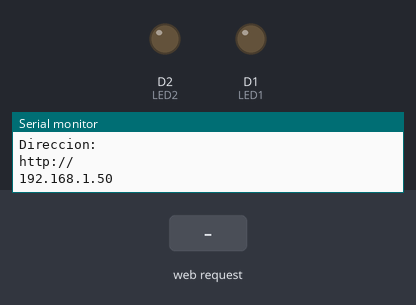
Bench run of a sketch on a simulated ESP8266 (NodeMCU). Shown: output pins drawn as LEDs (lit = HIGH), the last lines printed to the serial monitor. Inputs (shaded band) come from the test bench. WiFi joins after 1.5 s; servers stay silent unless stated.

Above: at 2.7 s.
2.8 s: HTTP request GET /LED1=ON received
At 3.5 s:
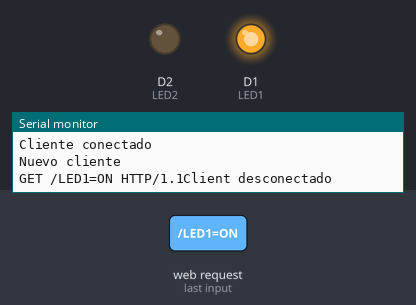
4.3 s: HTTP request GET /LED2=ON received
At 4.6 s:
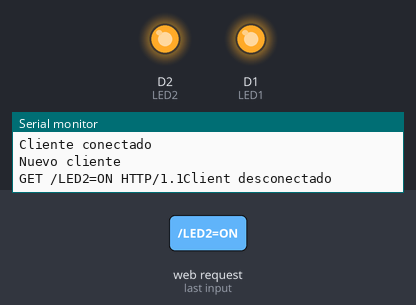
5.8 s: HTTP request GET /LED1=OFF received
At 7.0 s:
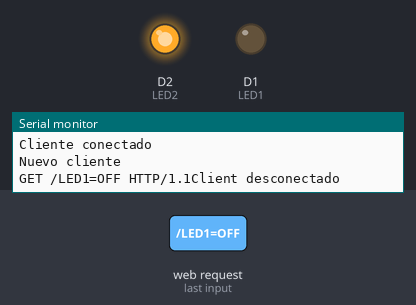
7.3 s: HTTP request GET /LED2=OFF received
At 8.1 s:
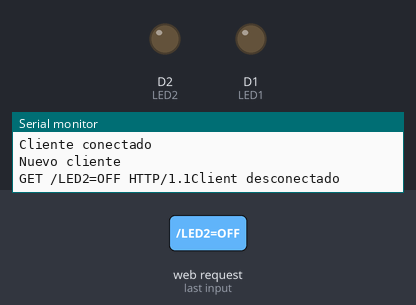
Timing chart, 0 to 9.8 s (numbered marks = the images above; inputs shaded):
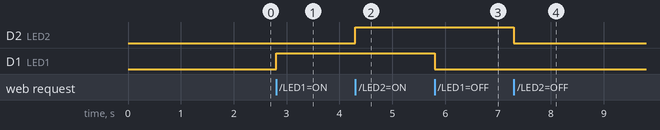

The sketch:

NodeMUC-Leds.ino
```cpp
#include <ESP8266WiFi.h>

//Se declaran los dos leds conectados a las terminales de la placa como variables
#define LED1 D1
#define LED2 D2

//Se definen las variables de encendido/apagado
int value1 = LOW;
int value2 = LOW;

//Se declaran variables correspondientes a la red wifi
const char* ssid = "NombreWifi";
const char* password = "ContraseñaWifi";


WiFiServer server(80);

void setup() {
  //Se definen los leds
  pinMode(LED1, OUTPUT);
  pinMode(LED2, OUTPUT);
  Serial.print("Conectando a  Red WiFi ");
  Serial.begin(115200);


  Serial.print("Conectando a  Red WiFi ");
  Serial.println(ssid); //Muestra nombre de red

  WiFi.begin(ssid, password);//Inicia la conexion a la red

   while (WiFi.status() != WL_CONNECTED) {
    Serial.print(".");
    delay(500);
  }

  Serial.println("\nConectado al WiFi ");
  Serial.println(ssid);

  server.begin();//Se inicia el servidor
  Serial.println("Servidor iniciado");

  Serial.println("Direccion: ");
  Serial.println("http://");
  Serial.println(WiFi.localIP());
  Serial.println("\n");

}

void loop() {
  WiFiClient client = server.available(); //objeto cliente
  if (!client) //espera que un cliente se conecte al servidor
  {
    return;
  }

  Serial.println("Cliente conectado");

  while (!client.available()) //espera peticion del cliente
  {
    delay(1);
  }


  // escucha clientes entrantes
  //WiFiClient client = server.available();

  //if (client) {

    //if (client.connected()) {
    //  Serial.println("Cliente conectado");
    //}

    // cierra la conexion:
  //}

  String request = client.readStringUntil('\r');
  if (request.indexOf("/favicon") == -1){
    Serial.println("Nuevo cliente");
    Serial.print(request);
  }
  client.flush();


  if (request.indexOf("/LED1=ON") != -1){ //prende el led
    digitalWrite(LED1, HIGH);
    value1 = HIGH;
  }

  if (request.indexOf("/LED1=OFF") != -1){ //apaga el led
    digitalWrite(LED1, LOW);
    value1 = LOW;
  }

  if (request.indexOf("/LED2=ON") != -1){ //prende el led
    digitalWrite(LED2, HIGH);
    value2 = HIGH;
  }

  if (request.indexOf("/LED2=OFF") != -1){ //apaga el led
    digitalWrite(LED2, LOW);
    value2 = LOW;
  }

/*------------------Se crea la pagina html---------------------*/
 client.println("HTTP/1.1 200 OK");
 client.println("Content-Type: text/html");
 client.println("");
 client.println("<!DOCTYPE HTML>");
 client.println("<html>");

  client.print("LED 1 is: ");

 if(value1 == HIGH)
 {
 client.print("ON");
 }
 else
 {
 client.print("OFF");
 }

 client.println("<br><br>");
 client.println("<a href=\"/LED1=ON\"\"><button>ON</button></a>");
 client.println("<a href=\"/LED1=OFF\"\"><button>OFF</button></a><br />");
 client.println("</html>");

 client.print("LED 2 is: ");

 if(value2 == HIGH)
 {
 client.print("ON");
 }
 else
 {
 client.print("OFF");
 }

 client.println("<br><br>");
 client.println("<a href=\"/LED2=ON\"\"><button>ON</button></a>");
 client.println("<a href=\"/LED2=OFF\"\"><button>OFF</button></a><br />");
 client.println("</html>");

 delay(1);
 //client.stop();
 Serial.println("Client desconectado");
 Serial.println("");

}
```

Measured:
- after the input at 2.8 s, D1 (LED1): LOW → HIGH at once
- after the input at 4.3 s, D2 (LED2): LOW → HIGH at once
- after the input at 5.8 s, D1 (LED1): HIGH → LOW at once
- after the input at 7.3 s, D2 (LED2): HIGH → LOW at once
